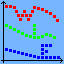

This figure's Python source:
#!/usr/bin/env python

##       Will It Fit        ##
##                          ##
##     Copyright 2013,      ##
## University of Copenhagen ##
##                          ##
##  Martin Cramer Pedersen  ##
##       mcpe@nbi.dk        ##

## This file is part of WillItFit.                                      ##
##                                                                      ##
## WillItFit is free software: you can redistribute it and/or modify    ##
## it under the terms of the GNU General Public License as published by ##
## the Free Software Foundation, either version 3 of the License, or    ##
## (at your option) any later version.                                  ##
##                                                                      ##
## WillItFit is distributed in the hope that it will be useful,         ##
## but WITHOUT ANY WARRANTY; without even the implied warranty of       ##
## MERCHANTABILITY or FITNESS FOR A PARTICULAR PURPOSE.  See the        ##
## GNU General Public License for more details.                         ##
##                                                                      ##
## You should have received a copy of the GNU General Public License    ##
## along with WillItFit. If not, see <http://www.gnu.org/licenses/>.    ##

##  If you use this software in your work, please cite: ##
##                                                      ##
##  Pedersen, M. C., Arleth, L. & Mortensen, K.         ##
##  J. Appl. Cryst. 46(6), 1894-1898                    ##

## Libraries
import os
import re
import shutil
import sys
import subprocess

try:
    import wx
except:
    print ""
    print "***********************************************************************"
    print "* WillItFit failed to import wxPython - is it correctly installed...? *"
    print "***********************************************************************"
    print ""
    print "Press Enter..."
    raw_input()
    sys.exit(1)

import wx.lib.scrolledpanel

## Plotting
try:
    import matplotlib
except:
    print ""
    print "*************************************************************************"
    print "* WillItFit failed to import MatPlotLib - is it correctly installed...? *"
    print "*************************************************************************"
    print ""
    print "Press Enter..."
    raw_input()
    sys.exit(1)

matplotlib.interactive(True)
matplotlib.use('WXAgg')

try:
    import pylab
except:
    print ""
    print "********************************************************************"
    print "* WillItFit failed to import PyLab - is it correctly installed...? *"
    print "********************************************************************"
    print ""
    print "Press Enter..."
    raw_input()
    sys.exit(1)

## Define main class and text
class MainCls(wx.Frame):
    def __init__(self, parent, id):
        # Store initial directory upon initialization
        self.InitialDirectoryStr = os.path.abspath(os.path.dirname(sys.argv[0]))
        os.chdir(self.InitialDirectoryStr)

        # Initial widgets
        wx.Frame.__init__(self, parent, id, 'Will It Fit...?', size = (1000, 700))

        BoxSizer = wx.BoxSizer(wx.HORIZONTAL)

        self.LeftPanel = wx.lib.scrolledpanel.ScrolledPanel(self, -1, style = wx.SUNKEN_BORDER, size = (500, 700))
        self.RightPanel = wx.lib.scrolledpanel.ScrolledPanel(self, -1, style = wx.SUNKEN_BORDER, size = (500, 700))

        self.LeftPanel.SetupScrolling(False, True)
        self.RightPanel.SetupScrolling(False, True)

        LeftBoxSizer = wx.BoxSizer(wx.VERTICAL)
        self.RightBoxSizer = wx.BoxSizer(wx.VERTICAL)

        BoxSizer.Add(self.LeftPanel, 1, wx.EXPAND|wx.ALL)
        BoxSizer.Add(self.RightPanel, 1, wx.EXPAND|wx.ALL)

        # Widgets for .card-file
        LeftBoxSizer.AddSpacer(10)

        CardBoxSizer = wx.BoxSizer(wx.HORIZONTAL)
        CardBoxSizer.AddSpacer(10)

        TextCard = wx.StaticText(self.LeftPanel, -1, 'Location of data:')
        CardBoxSizer.Add(TextCard)

        LeftBoxSizer.Add(CardBoxSizer, 0, wx.EXPAND|wx.HORIZONTAL)
        LeftBoxSizer.AddSpacer(10)

        CardPathSizer = wx.BoxSizer(wx.HORIZONTAL)
        CardPathSizer.AddSpacer(10)

        self.DataPathTxt = wx.StaticText(self.LeftPanel, -1, 'N/A')
        CardPathSizer.Add(self.DataPathTxt)

        LeftBoxSizer.Add(CardPathSizer, 0, wx.EXPAND|wx.HORIZONTAL)
        LeftBoxSizer.AddSpacer(10)

        CardBtnBoxSizer = wx.BoxSizer(wx.HORIZONTAL)
        CardBtnBoxSizer.AddSpacer(10)

        BrowseDataBtn = wx.Button(self.LeftPanel, label = 'Browse')
        self.Bind(wx.EVT_BUTTON, self.BrowseDataFnc, BrowseDataBtn)
        CardBtnBoxSizer.Add(BrowseDataBtn, 1, wx.EXPAND)
        CardBtnBoxSizer.AddSpacer(10)

        LeftBoxSizer.Add(CardBtnBoxSizer, 0, wx.EXPAND|wx.HORIZONTAL)
        LeftBoxSizer.AddSpacer(10)

        LineCard = wx.StaticLine(self.LeftPanel)
        LeftBoxSizer.Add(LineCard, wx.EXPAND|wx.HORIZONTAL)

        self.DataPathStr = 'N/A'

        # Widgets for sample-file
        LeftBoxSizer.AddSpacer(10)

        SampleBoxSizer = wx.BoxSizer(wx.HORIZONTAL)
        SampleBoxSizer.AddSpacer(10)

        TextSamples = wx.StaticText(self.LeftPanel, -1, 'Location of sample info:')
        SampleBoxSizer.Add(TextSamples)

        LeftBoxSizer.Add(SampleBoxSizer, 0, wx.EXPAND|wx.HORIZONTAL)
        LeftBoxSizer.AddSpacer(10)

        SamplePathSizer = wx.BoxSizer(wx.HORIZONTAL)
        SamplePathSizer.AddSpacer(10)

        self.SamplesPathTxt = wx.StaticText(self.LeftPanel, -1, 'N/A')
        SamplePathSizer.Add(self.SamplesPathTxt)

        LeftBoxSizer.Add(SamplePathSizer, 0, wx.EXPAND|wx.HORIZONTAL)
        LeftBoxSizer.AddSpacer(10)

        SamplesBtnSizer = wx.BoxSizer(wx.HORIZONTAL)
        SamplesBtnSizer.AddSpacer(10)

        BrowseSamplesBtn = wx.Button(self.LeftPanel, label = 'Browse')
        self.Bind(wx.EVT_BUTTON, self.BrowseSamplesFnc, BrowseSamplesBtn)
        SamplesBtnSizer.Add(BrowseSamplesBtn, 1, wx.EXPAND)
        SamplesBtnSizer.AddSpacer(10)

        LeftBoxSizer.Add(SamplesBtnSizer, 0, wx.EXPAND|wx.HORIZONTAL)
        LeftBoxSizer.AddSpacer(10)

        LineSamples = wx.StaticLine(self.LeftPanel)
        LeftBoxSizer.Add(LineSamples, wx.EXPAND|wx.HORIZONTAL)

        self.SamplesPathStr = 'N/A'

        # Widgets for specifying q-range
        LeftBoxSizer.AddSpacer(10)

        MinimumQBoxSizer = wx.BoxSizer(wx.HORIZONTAL)
        MinimumQBoxSizer.AddSpacer(10)

        TextMinimumQ = wx.StaticText(self.LeftPanel, -1, 'Lower and upper limit in q:')
        MinimumQBoxSizer.Add(TextMinimumQ)

        LeftBoxSizer.Add(MinimumQBoxSizer, 0, wx.EXPAND|wx.HORIZONTAL)
        LeftBoxSizer.AddSpacer(2)

        QBoxSizer = wx.BoxSizer(wx.HORIZONTAL)

        self.QMinTxtCtrl = wx.TextCtrl(self.LeftPanel, -1, '', size = (80, -1), style = wx.TE_CENTRE)
        self.QMinTxtCtrl.SetValue('0')
        QBoxSizer.Add(self.QMinTxtCtrl)

        QBoxSizer.AddSpacer(20)

        self.QMaxTxtCtrl = wx.TextCtrl(self.LeftPanel, -1, '', size = (80, -1), style = wx.TE_CENTRE)
        self.QMaxTxtCtrl.SetValue('1')
        QBoxSizer.Add(self.QMaxTxtCtrl)

        LeftBoxSizer.Add(QBoxSizer, 0, wx.ALIGN_CENTER)
        LeftBoxSizer.AddSpacer(10)

        LineQ = wx.StaticLine(self.LeftPanel)
        LeftBoxSizer.Add(LineQ, wx.EXPAND|wx.HORIZONTAL)

        # Widgets used to control, which function is used for modelling
        LeftBoxSizer.AddSpacer(10)

        ModelTextBoxSizer = wx.BoxSizer(wx.HORIZONTAL)
        ModelTextBoxSizer.AddSpacer(10)

        ModelText = wx.StaticText(self.LeftPanel, -1, 'Model:')
        ModelTextBoxSizer.Add(ModelText)

        (ModelFunctionNames, self.ModelFunctionPaths) = self.GetModels()
        (ModelFunctionNames, self.ModelFunctionPaths) = zip(*sorted(zip(ModelFunctionNames, self.ModelFunctionPaths)))

        LeftBoxSizer.Add(ModelTextBoxSizer, 0, wx.EXPAND|wx.HORIZONTAL)
        LeftBoxSizer.AddSpacer(10)

        self.ModelComboBox = wx.ComboBox(self.LeftPanel, -1, 'Pick a model function...' , size = (300, -1), choices = ModelFunctionNames, style = wx.CB_READONLY)
        self.Bind(wx.EVT_COMBOBOX, self.ComboBoxSelectFnc)

        LeftBoxSizer.Add(self.ModelComboBox, 0, wx.ALIGN_CENTER)
        LeftBoxSizer.AddSpacer(10)

        LineModel = wx.StaticLine(self.LeftPanel)
        LeftBoxSizer.Add(LineModel, wx.EXPAND|wx.HORIZONTAL)

        # Widgets used to choose algorithm
        LeftBoxSizer.AddSpacer(10)

        AlgorithmTextBoxSizer = wx.BoxSizer(wx.HORIZONTAL)
        AlgorithmTextBoxSizer.AddSpacer(10)

        AlgorithmText = wx.StaticText(self.LeftPanel, -1, 'Algorithm:')
        AlgorithmTextBoxSizer.Add(AlgorithmText)

        LeftBoxSizer.Add(AlgorithmTextBoxSizer, 0, wx.EXPAND|wx.HORIZONTAL)
        LeftBoxSizer.AddSpacer(1)

        AlgorithmBtn1Sizer = wx.BoxSizer(wx.HORIZONTAL)
        AlgorithmBtn1Sizer.AddSpacer(10)

        self.RBComputeModel = wx.RadioButton(self.LeftPanel, -1, 'Compute model', style = wx.RB_GROUP)
        AlgorithmBtn1Sizer.Add(self.RBComputeModel)

        LeftBoxSizer.Add(AlgorithmBtn1Sizer, 0, wx.EXPAND|wx.HORIZONTAL)
        LeftBoxSizer.AddSpacer(1)

        AlgorithmBtn2Sizer = wx.BoxSizer(wx.HORIZONTAL)
        AlgorithmBtn2Sizer.AddSpacer(10)

        self.RBSteepestDescent = wx.RadioButton(self.LeftPanel, -1, 'Levenberg-Marquardt')
        AlgorithmBtn2Sizer.Add(self.RBSteepestDescent)

        LeftBoxSizer.Add(AlgorithmBtn2Sizer, 0, wx.EXPAND|wx.HORIZONTAL)
        AlgorithmBtn3Sizer = wx.BoxSizer(wx.HORIZONTAL)

        self.CBPrintCorrelationMatrix = wx.CheckBox(self.LeftPanel, -1, 'Print covariance matrix')
        AlgorithmBtn3Sizer.Add(self.CBPrintCorrelationMatrix)

        LeftBoxSizer.Add(AlgorithmBtn3Sizer, 0, wx.ALIGN_CENTER)
        LeftBoxSizer.AddSpacer(1)

        AlgorithmBtn4Sizer = wx.BoxSizer(wx.HORIZONTAL)
        AlgorithmBtn4Sizer.AddSpacer(10)

        self.RBGridsearch = wx.RadioButton(self.LeftPanel, -1, 'Gridsearch (LM) - # of cycles:')
        AlgorithmBtn4Sizer.Add(self.RBGridsearch)

        LeftBoxSizer.Add(AlgorithmBtn4Sizer, 0, wx.EXPAND|wx.HORIZONTAL)
        AlgorithmBtn5Sizer = wx.BoxSizer(wx.HORIZONTAL)

        self.CyclesSpn = wx.SpinCtrl(self.LeftPanel, -1, "", size = (100, -1), min = 1, max = 10000, initial = 10)
        AlgorithmBtn5Sizer.Add(self.CyclesSpn)

        LeftBoxSizer.Add(AlgorithmBtn5Sizer, 0, wx.ALIGN_CENTER)
        LeftBoxSizer.AddSpacer(1)

        AlgorithmBtn7Sizer = wx.BoxSizer(wx.HORIZONTAL)
        AlgorithmBtn7Sizer.AddSpacer(10)

        self.RBBFGS = wx.RadioButton(self.LeftPanel, -1, 'Broyden-Fletcher-Goldfarb-Shanno')
        AlgorithmBtn7Sizer.Add(self.RBBFGS)

        ## Currently unavailable ##
        self.RBBFGS.Disable()
        ## Currently unavailable ##

        LeftBoxSizer.Add(AlgorithmBtn7Sizer, 0, wx.EXPAND|wx.HORIZONTAL)
        LeftBoxSizer.AddSpacer(1)

        AlgorithmBtn8Sizer = wx.BoxSizer(wx.HORIZONTAL)
        AlgorithmBtn8Sizer.AddSpacer(10)

        self.RBBFGSGridsearch = wx.RadioButton(self.LeftPanel, -1, 'Gridsearch (BFGS) - # of cycles:')
        AlgorithmBtn8Sizer.Add(self.RBBFGSGridsearch)

        ## Currently unavailable ##
        self.RBBFGSGridsearch.Disable()
        ## Currently unavailable ##

        LeftBoxSizer.Add(AlgorithmBtn8Sizer, 0, wx.EXPAND|wx.HORIZONTAL)
        AlgorithmBtn9Sizer = wx.BoxSizer(wx.HORIZONTAL)

        self.CyclesBFGSSpn = wx.SpinCtrl(self.LeftPanel, -1, "", size = (100, -1), min = 1, max = 10000, initial = 10)
        AlgorithmBtn9Sizer.Add(self.CyclesBFGSSpn)

        ## Currently unavailable ##
        self.CyclesBFGSSpn.Disable()
        ## Currently unavailable ##

        LeftBoxSizer.Add(AlgorithmBtn9Sizer, 0, wx.ALIGN_CENTER)
        LeftBoxSizer.AddSpacer(1)

        AlgorithmBtn10Sizer = wx.BoxSizer(wx.HORIZONTAL)
        AlgorithmBtn10Sizer.AddSpacer(10)

        self.RBSwarm = wx.RadioButton(self.LeftPanel, -1, 'Swarm - # of agents - # of flights:')
        AlgorithmBtn10Sizer.Add(self.RBSwarm)

        LeftBoxSizer.Add(AlgorithmBtn10Sizer, 0, wx.EXPAND|wx.HORIZONTAL)
        SwarmSizer = wx.BoxSizer(wx.HORIZONTAL)

        self.SwarmAgentsSpn = wx.SpinCtrl(self.LeftPanel, -1, "", size = (100, -1), min = 1, max = 10000, initial = 32)
        SwarmSizer.Add(self.SwarmAgentsSpn)

        SwarmSizer.AddSpacer(20)

        self.SwarmFlightsSpn = wx.SpinCtrl(self.LeftPanel, -1, "", size = (100, -1), min = 1, max = 10000, initial = 3)
        SwarmSizer.Add(self.SwarmFlightsSpn)

        LeftBoxSizer.Add(SwarmSizer, 0, wx.ALIGN_CENTER)
        LeftBoxSizer.AddSpacer(1)

        AlgorithmBtn11Sizer = wx.BoxSizer(wx.HORIZONTAL)
        AlgorithmBtn11Sizer.AddSpacer(10)

        self.RBGenetic = wx.RadioButton(self.LeftPanel, -1, 'Genetic - # of individuals - # of generations:')
        AlgorithmBtn11Sizer.Add(self.RBGenetic)

        LeftBoxSizer.Add(AlgorithmBtn11Sizer, 0, wx.EXPAND|wx.HORIZONTAL)
        GeneticSizer = wx.BoxSizer(wx.HORIZONTAL)

        self.GeneticIndivudialsSpn = wx.SpinCtrl(self.LeftPanel, -1, "", size = (100, -1), min = 1, max = 10000, initial = 100)
        GeneticSizer.Add(self.GeneticIndivudialsSpn)

        GeneticSizer.AddSpacer(20)

        self.GeneticGenerationsSpn = wx.SpinCtrl(self.LeftPanel, -1, "", size = (100, -1), min = 1, max = 10000, initial = 10)
        GeneticSizer.Add(self.GeneticGenerationsSpn)

        LeftBoxSizer.Add(GeneticSizer, 0, wx.ALIGN_CENTER)
        LeftBoxSizer.AddSpacer(10)

        AlgorithmBtn6Sizer = wx.BoxSizer(wx.HORIZONTAL)
        AlgorithmBtn6Sizer.AddSpacer(10)

        self.RBProfileLikelihood = wx.RadioButton(self.LeftPanel, -1, 'Profile Likelihood - Fractile - # of cycles:')
        AlgorithmBtn6Sizer.Add(self.RBProfileLikelihood)

        LeftBoxSizer.Add(AlgorithmBtn6Sizer, 0, wx.EXPAND|wx.HORIZONTAL)
        ProfileLikelihoodSizer = wx.BoxSizer(wx.HORIZONTAL)

        self.Chi2Ctrl = wx.TextCtrl(self.LeftPanel, -1, '', (100, -1), style = wx.TE_CENTRE)
        self.Chi2Ctrl.SetValue('3.84')
        ProfileLikelihoodSizer.Add(self.Chi2Ctrl)

        ProfileLikelihoodSizer.AddSpacer(20)

        self.CyclesPLHSpn = wx.SpinCtrl(self.LeftPanel, -1, "", size = (100, -1), min = 1, max = 10000, initial = 3)
        ProfileLikelihoodSizer.Add(self.CyclesPLHSpn)

        LeftBoxSizer.Add(ProfileLikelihoodSizer, 0, wx.ALIGN_CENTER)
        LeftBoxSizer.AddSpacer(1)

        AlgorithmBtn11Sizer = wx.BoxSizer(wx.HORIZONTAL)
        AlgorithmBtn11Sizer.AddSpacer(10)

        self.RBProfileLikelihoodSingle = wx.RadioButton(self.LeftPanel, -1, 'PLH (Single parameter) - Fractile - # of cycles - ID of parameter:')
        AlgorithmBtn11Sizer.Add(self.RBProfileLikelihoodSingle)

        LeftBoxSizer.Add(AlgorithmBtn11Sizer, 0, wx.EXPAND|wx.HORIZONTAL)
        ProfileLikelihoodSingleSizer = wx.BoxSizer(wx.HORIZONTAL)

        self.Chi2CtrlSingle = wx.TextCtrl(self.LeftPanel, -1, '', (100, -1), style = wx.TE_CENTRE)
        self.Chi2CtrlSingle.SetValue('3.84')
        ProfileLikelihoodSingleSizer.Add(self.Chi2CtrlSingle)

        ProfileLikelihoodSingleSizer.AddSpacer(20)

        self.CyclesPLHSpnSingle = wx.SpinCtrl(self.LeftPanel, -1, "", size = (100, -1), min = 1, max = 10000, initial = 3)
        ProfileLikelihoodSingleSizer.Add(self.CyclesPLHSpnSingle)

        ProfileLikelihoodSingleSizer.AddSpacer(20)

        self.IDSinglePLHSpn = wx.SpinCtrl(self.LeftPanel, -1, "", size = (100, -1), min = 0, max = 10000, initial = 0)
        ProfileLikelihoodSingleSizer.Add(self.IDSinglePLHSpn)

        LeftBoxSizer.Add(ProfileLikelihoodSingleSizer, 0, wx.ALIGN_CENTER)
        LeftBoxSizer.AddSpacer(1)

        AlgorithmLine = wx.StaticLine(self.LeftPanel)
        LeftBoxSizer.Add(AlgorithmLine, wx.EXPAND|wx.HORIZONTAL)

        # Widgets used to control resolution function options
        LeftBoxSizer.AddSpacer(10)

        ResolutionTextBoxSizer = wx.BoxSizer(wx.HORIZONTAL)
        ResolutionTextBoxSizer.AddSpacer(10)

        ResolutionText = wx.StaticText(self.LeftPanel, -1, 'Resolution effects:')
        ResolutionTextBoxSizer.Add(ResolutionText)

        LeftBoxSizer.Add(ResolutionTextBoxSizer, 0, wx.EXPAND|wx.HORIZONTAL)
        LeftBoxSizer.AddSpacer(1)

        Reso1Sizer = wx.BoxSizer(wx.HORIZONTAL)
        Reso1Sizer.AddSpacer(10)

        self.RBNoResolution = wx.RadioButton(self.LeftPanel, -1, 'Do not include resolution effects', style = wx.RB_GROUP)
        Reso1Sizer.Add(self.RBNoResolution)

        LeftBoxSizer.Add(Reso1Sizer, 0, wx.EXPAND|wx.HORIZONTAL)
        LeftBoxSizer.AddSpacer(1)

        Reso2Sizer = wx.BoxSizer(wx.HORIZONTAL)
        Reso2Sizer.AddSpacer(10)

        self.RBResolution = wx.RadioButton(self.LeftPanel, -1, 'Include resolution effects - # of steps:')
        Reso2Sizer.Add(self.RBResolution)

        LeftBoxSizer.Add(Reso2Sizer, 0, wx.EXPAND|wx.HORIZONTAL)
        LeftBoxSizer.AddSpacer(1)

        Reso3Sizer = wx.BoxSizer(wx.HORIZONTAL)

        self.ResolutionSpn = wx.SpinCtrl(self.LeftPanel, -1, "", size = (100, -1), min = 5, max = 25, initial = 15)
        Reso3Sizer.Add(self.ResolutionSpn)

        LeftBoxSizer.Add(Reso3Sizer, 0, wx.ALIGN_CENTER)
        LeftBoxSizer.AddSpacer(10)

        ResolutionBoxSizer = wx.BoxSizer(wx.HORIZONTAL)
        ResolutionBoxSizer.AddSpacer(10)

        ResolutionLocationText = wx.StaticText(self.LeftPanel, -1, 'Location of .res-file:')
        ResolutionBoxSizer.Add(ResolutionLocationText)

        LeftBoxSizer.Add(ResolutionBoxSizer, 0, wx.EXPAND|wx.HORIZONTAL)
        LeftBoxSizer.AddSpacer(10)

        ResolutionPathBoxSizer = wx.BoxSizer(wx.HORIZONTAL)
        ResolutionPathBoxSizer.AddSpacer(10)

        self.ResolutionPathTxt = wx.StaticText(self.LeftPanel, -1, 'N/A')
        ResolutionPathBoxSizer.Add(self.ResolutionPathTxt)

        LeftBoxSizer.Add(ResolutionPathBoxSizer, 0, wx.EXPAND|wx.HORIZONTAL)
        LeftBoxSizer.AddSpacer(10)

        ResoBtnBoxSizer = wx.BoxSizer(wx.HORIZONTAL)
        ResoBtnBoxSizer.AddSpacer(10)

        BrowseResolutionBtn = wx.Button(self.LeftPanel, label = 'Browse')
        self.Bind(wx.EVT_BUTTON, self.BrowseResolutionFnc, BrowseResolutionBtn)
        ResoBtnBoxSizer.Add(BrowseResolutionBtn, 1, wx.EXPAND)
        ResoBtnBoxSizer.AddSpacer(10)

        LeftBoxSizer.Add(ResoBtnBoxSizer, 0, wx.EXPAND|wx.HORIZONTAL)
        LeftBoxSizer.AddSpacer(10)

        ResolutionLine = wx.StaticLine(self.LeftPanel, -1)
        LeftBoxSizer.Add(ResolutionLine, wx.EXPAND|wx.HORIZONTAL)

        # Widgets used to input .pdb-file if needed
        LeftBoxSizer.AddSpacer(10)

        PDBTextBoxSizer = wx.BoxSizer(wx.HORIZONTAL)
        PDBTextBoxSizer.AddSpacer(10)

        PDBText = wx.StaticText(self.LeftPanel, -1, 'Location of .pdb-file:')
        PDBTextBoxSizer.Add(PDBText)

        LeftBoxSizer.Add(PDBTextBoxSizer, 0, wx.EXPAND|wx.HORIZONTAL)
        LeftBoxSizer.AddSpacer(10)

        PDBPathSizer = wx.BoxSizer(wx.HORIZONTAL)
        PDBPathSizer.AddSpacer(10)

        self.PDBPathTxt = wx.StaticText(self.LeftPanel, -1, 'N/A')
        PDBPathSizer.Add(self.PDBPathTxt)

        LeftBoxSizer.Add(PDBPathSizer, 0, wx.EXPAND|wx.HORIZONTAL)
        LeftBoxSizer.AddSpacer(10)

        PDBBtnSizer = wx.BoxSizer(wx.HORIZONTAL)
        PDBBtnSizer.AddSpacer(10)

        BrowsePDBBtn = wx.Button(self.LeftPanel, label = 'Browse')
        self.Bind(wx.EVT_BUTTON, self.BrowsePDBFnc, BrowsePDBBtn)
        self.PDBPathStr = 'N/A'
        PDBBtnSizer.Add(BrowsePDBBtn, 1, wx.EXPAND)
        PDBBtnSizer.AddSpacer(10)

        LeftBoxSizer.Add(PDBBtnSizer, 0, wx.EXPAND|wx.HORIZONTAL)
        LeftBoxSizer.AddSpacer(10)

        PDBLine = wx.StaticLine(self.LeftPanel)
        LeftBoxSizer.Add(PDBLine, wx.EXPAND|wx.HORIZONTAL)

        # Widgets used on the right side of the panel
        self.RightBoxSizer.AddSpacer(10)

        ParBtnSpacer = wx.BoxSizer(wx.HORIZONTAL)
        ParBtnSpacer.AddSpacer(10)

        self.BrowseParametersBtn = wx.Button(self.RightPanel, label = 'Load parameter file')
        self.Bind(wx.EVT_BUTTON, self.BrowseParametersFnc, self.BrowseParametersBtn)
        self.ParametersCreated = False
        self.BrowseParametersBtn.Disable()

        ParBtnSpacer.Add(self.BrowseParametersBtn, 1, wx.EXPAND)
        ParBtnSpacer.AddSpacer(10)

        self.RightBoxSizer.Add(ParBtnSpacer, 0, wx.EXPAND|wx.HORIZONTAL)
        self.RightBoxSizer.AddSpacer(5)

        CategorySizer = wx.BoxSizer(wx.HORIZONTAL)
        CategorySizer.AddSpacer(10)

        CategorySizer.Add(wx.StaticText(self.RightPanel, -1, 'Minimum:', size = (70, -1)))
        CategorySizer.AddSpacer(20)
        CategorySizer.Add(wx.StaticText(self.RightPanel, -1, 'Value:', size = (100, -1)))
        CategorySizer.AddSpacer(20)
        CategorySizer.Add(wx.StaticText(self.RightPanel, -1, 'Maximum:', size = (70, -1)))
        CategorySizer.AddSpacer(20)
        CategorySizer.Add(wx.StaticText(self.RightPanel, -1, 'Fit?:', size = (30, -1)))
        CategorySizer.AddSpacer(20)
        CategorySizer.Add(wx.StaticText(self.RightPanel, -1, 'Name:', size = (100, -1)))

        self.RightBoxSizer.Add(CategorySizer, 0, wx.EXPAND|wx.HORIZONTAL)
        self.RightBoxSizer.AddSpacer(2)

        # Main Control Buttons
        LeftBoxSizer.AddSpacer(10)

        ButtonBoxSizer = wx.BoxSizer(wx.HORIZONTAL)

        self.ExecuteBtn = wx.Button(self.LeftPanel, label = 'Execute')
        self.Bind(wx.EVT_BUTTON, self.ExecuteFnc, self.ExecuteBtn)
        self.ExecuteBtn.Disable()
        ButtonBoxSizer.Add(self.ExecuteBtn, 0, wx.EXPAND|wx.HORIZONTAL)

        ButtonBoxSizer.AddSpacer(10)

        self.UndoBtn = wx.Button(self.LeftPanel, label = 'Undo last')
        self.Bind(wx.EVT_BUTTON, self.UndoFnc, self.UndoBtn)
        self.UndoBtn.Disable()
        ButtonBoxSizer.Add(self.UndoBtn, 0, wx.EXPAND|wx.HORIZONTAL)

        ButtonBoxSizer.AddSpacer(10)

        self.PlotBtn = wx.Button(self.LeftPanel, label = 'Plot')
        self.Bind(wx.EVT_BUTTON, self.PlotFnc, self.PlotBtn)
        self.PlotBtn.Disable()
        ButtonBoxSizer.Add(self.PlotBtn, 0, wx.EXPAND|wx.HORIZONTAL)

        ButtonBoxSizer.AddSpacer(10)

        QuitBtn = wx.Button(self.LeftPanel, label = 'Quit')
        self.Bind(wx.EVT_BUTTON, self.CloseWindowFnc, QuitBtn)
        self.Bind(wx.EVT_CLOSE, self.CloseWindowFnc)
        ButtonBoxSizer.Add(QuitBtn, 0, wx.EXPAND|wx.HORIZONTAL)

        LeftBoxSizer.Add(ButtonBoxSizer, 0, wx.ALIGN_CENTER)

        # Conclusion of init-function
        self.LeftPanel.SetSizer(LeftBoxSizer)
        self.RightPanel.SetSizer(self.RightBoxSizer)
        self.SetSizer(BoxSizer)
        self.SetAutoLayout(True)
        self.LeftPanel.Layout()
        self.RightPanel.Layout()
        self.Layout()

        # Check for existence of compiler
        (CompilerPath, Compilerflags) = self.SetupCompiler()

        try:
            CompilerCheck = subprocess.call([CompilerPath, "-v"])
        except:
            CompilerCheck = -1

        if CompilerCheck == 0:
            print ""
            print ""
            print ""
            print "************************"
            print "* Welcome to WillItFit *"
            print "************************"
            print ""
            print "Found all necessary Python-libraries."
            print "Found compiler: " + CompilerPath + "."
        else:
            wx.MessageBox("Unable to locate the C-compiler specified in CompilerConfig.cfg. This compiler must be installed and correctly set up in order for WillItFit to work.", \
                          "No compiler found...!", wx.OK | wx.ICON_INFORMATION)

## Define function to be executed
    def ExecuteFnc(self, event):
        self.ClearOldData()
        os.mkdir('./.data/')

        # Get paramters from different widgets
        ChiSquareFractile = 0.0
        MinQStr = self.QMinTxtCtrl.GetValue()
        MaxQStr = self.QMaxTxtCtrl.GetValue()
        DataStr = self.DataPathStr
        SamplesStr = self.SamplesPathStr
        PDBStr = self.PDBPathStr

        if self.RBComputeModel.GetValue():
            FittingRoutine = 0
            FittingRoutineArgument2 = 0
            FittingRoutineArgument3 = 0
        elif self.RBSteepestDescent.GetValue():
            FittingRoutine = 1
            FittingRoutineArgument2 = 0
            FittingRoutineArgument3 = 0
        elif self.RBGridsearch.GetValue():
            FittingRoutine = 2
            FittingRoutineArgument2 = self.CyclesSpn.GetValue()
            FittingRoutineArgument3 = 0
        elif self.RBBFGS.GetValue():
            FittingRoutine = 3
            FittingRoutineArgument2 = 0
            FittingRoutineArgument3 = 0
        elif self.RBBFGSGridsearch.GetValue():
            FittingRoutine = 4
            FittingRoutineArgument2 = self.CyclesBFGSSpn.GetValue()
            FittingRoutineArgument3 = 0
        elif self.RBSwarm.GetValue():
            FittingRoutine = 5
            FittingRoutineArgument2 = self.SwarmFlightsSpn.GetValue()
            FittingRoutineArgument3 = self.SwarmAgentsSpn.GetValue()
        elif self.RBGenetic.GetValue():
            FittingRoutine = 6
            FittingRoutineArgument2 = self.GeneticGenerationsSpn.GetValue()
            FittingRoutineArgument3 = self.GeneticIndivudialsSpn.GetValue()
        elif self.RBProfileLikelihood.GetValue():
            FittingRoutine = 7
            ChiSquareFractile = self.Chi2Ctrl.GetValue()
            FittingRoutineArgument2 = 0
            FittingRoutineArgument3 = self.CyclesPLHSpn.GetValue()
        else:
            FittingRoutine = 8
            ChiSquareFractile = self.Chi2CtrlSingle.GetValue()
            FittingRoutineArgument2 = self.IDSinglePLHSpn.GetValue()
            FittingRoutineArgument3 = self.CyclesPLHSpnSingle.GetValue()

        if self.RBNoResolution.GetValue():
            NumberOfSteps = 0
            ResolutionFileName = 'N/A'
        else:
            NumberOfSteps = self.ResolutionSpn.GetValue()
            ResolutionFileName = self.ResolutionPathStr

        if self.CBPrintCorrelationMatrix.GetValue():
            PrintCorrelationInt = 1
        else:
            PrintCorrelationInt = 0

        # Build dummy parameter file
        file = open('ParametersBefore.mcp','w')

        i = 0
        OnOffToPrint = []
        NoFreeParameters = True

        for line in self.ParameterValues:
            if self.Checkboxes[i].GetValue():
                OnOffToPrint.append('0')
                NoFreeParameters = False
            else:
                OnOffToPrint.append('1')

            LineToWrite = self.ParameterMinTxt[i].GetValue() + '   ' + \
                          self.ParameterValuesTxt[i].GetValue() + '   ' + \
                          self.ParameterMaxTxt[i].GetValue() + '   ' + \
                          OnOffToPrint[i] + '   ' + \
                          self.ParameterNames[i] + '\n'

            file.write(LineToWrite)

            i = i + 1

        file.close()

        if NoFreeParameters and (FittingRoutine != 0):
            wx.MessageBox('This fitting routine needs free parameters...', "It won't fit...", wx.OK | wx.ICON_INFORMATION)
            return

        ParametersStr = 'ParametersBefore.mcp'

        try:
            os.remove('ParametersAfter.mcp')
        except:
            pass

        # Prepare algorithm
        Cardfilename = os.path.basename(DataStr)

        try:
            self.ResultsDirectory = './' + Cardfilename + '-results/'
            os.mkdir(self.ResultsDirectory)
        except:
            pass

        if FittingRoutine == 7 or FittingRoutine == 8:
            try:
                os.mkdir('ProfileLikelihood')
            except:
                pass

        # Compile C-module and run
        SourceFileLocation = os.path.join(self.InitialDirectoryStr, "WillItFit.c")
        ExecutableFileLocation = os.path.join(self.InitialDirectoryStr, "WillItFit.com")

        (CompilerPath, Compilerflags) = self.SetupCompiler()

        if "-fopenmp" in Compilerflags:
            print "Using OpenMP..."
            File = open(os.path.join(self.InitialDirectoryStr, "Auxillary", "Parallelisation.h"), "w+")
            File.write("#include <omp.h>")
            File.close()
        else:
            File = open(os.path.join(self.InitialDirectoryStr, "Auxillary", "Parallelisation.h"), "w+")
            File.write(" ")
            File.close()

        if "UserDefined.h" in os.listdir(os.path.join(self.InitialDirectoryStr, 'Models', self.ModelPath)):
            print "Custom-made UserDefined.h located..."
            File = open(os.path.join(self.InitialDirectoryStr, "Auxillary", "IncludeUserDefined.h"), "w+")
            File.write('#include "' + os.path.join(self.InitialDirectoryStr, 'Models', self.ModelPath, 'UserDefined.h'))
            File.close()
        else:
            File = open(os.path.join(self.InitialDirectoryStr, "Auxillary", "IncludeUserDefined.h"), "w+")
            File.write('#include "UserDefined.h"')
            File.close()

        if "WillItFit.com" not in os.listdir(self.InitialDirectoryStr):
            print "Compiling (no compiled C-module found...)"
            CompilerArguments = [CompilerPath, SourceFileLocation, "-o", ExecutableFileLocation] + Compilerflags
            Compilationresult = subprocess.call(CompilerArguments)
        elif os.path.getmtime(ExecutableFileLocation) < self.CheckNewestFile():
            os.remove(ExecutableFileLocation)
            print "Recompiling (the source code has been altered, or a new model has been selected...)"
            CompilerArguments = [CompilerPath, SourceFileLocation, "-o", ExecutableFileLocation] + Compilerflags
            Compilationresult = subprocess.call(CompilerArguments)
        else:
            Compilationresult = 0

        if Compilationresult != 0:
            wx.MessageBox("The compilation of WillItFit failed. \nThe system tried to use " + CompilerPath + " with the following arguments: \n" + \
                          " ".join([str(x) for x in Compilerflags]) + ". \nAre all of these available? Alternatively, there might be an error in the syntax.", \
                          "It cannot fit...?", wx.OK | wx.ICON_INFORMATION)
            return

        if "WillItFit.com" not in os.listdir(self.InitialDirectoryStr):
            wx.MessageBox("Unable to find the compiled WillItFit.com-executable. Was the program compiled correctly?", "It cannot fit...?", wx.OK | wx.ICON_INFORMATION)
            return

        ProcessToCall = []
        ProcessToCall.append(ExecutableFileLocation)
        ProcessToCall.append('-c=%s' % DataStr)
        ProcessToCall.append('-s=%s' % SamplesStr)
        ProcessToCall.append('-p=%s' % ParametersStr)
        ProcessToCall.append('-n=%s' % MinQStr)
        ProcessToCall.append('-x=%s' % MaxQStr)
        ProcessToCall.append('-r=%d' % FittingRoutine)
        ProcessToCall.append('-y=%d' % FittingRoutineArgument2)
        ProcessToCall.append('-t=%d' % NumberOfSteps)
        ProcessToCall.append('-e=%s' % ResolutionFileName)
        ProcessToCall.append('-o=%d' % PrintCorrelationInt)
        ProcessToCall.append('-d=%s' % PDBStr)
        ProcessToCall.append('-h=%s' % ChiSquareFractile)
        ProcessToCall.append('-a=%d' % FittingRoutineArgument3)

        Process = subprocess.Popen(ProcessToCall)
        BusyDialog = WaitingDialog("WillItFit is running...", "Will it fit...?", Process)

        if BusyDialog.ShowModal() == wx.ID_CANCEL:
            Process.kill()
            DisplayedMessage = 'Algorithm aborted prematurely...'
            wx.MessageBox(DisplayedMessage, "It didn't fit...?", wx.OK | wx.ICON_INFORMATION)
            return

        # Enable buttons
        self.UndoBtn.Enable()
        self.PlotBtn.Enable()

        # Display concluding message and new parameters
        try:
            self.PrintParameters('ParametersAfter.mcp')
            self.PrintResultsToCardfileDirectory()

            Chisquare = GetChisquare()
            DisplayedMessage = 'Algorithm concluded correctly and returned a chisquare of ' + Chisquare + '.'

            wx.MessageBox(DisplayedMessage, "Did it fit...?", wx.OK | wx.ICON_INFORMATION)
        except:
            ReturnMessage = GetReturnMessage()
            DisplayedMessage = 'Algorithm concluded incorrectly with the following message: ' + ReturnMessage

            wx.MessageBox(DisplayedMessage, "Did it fit...?", wx.OK | wx.ICON_INFORMATION)

## Define function to be executed
    def UndoFnc(self, event):
        self.PrintParameters('ParametersBefore.mcp')
        self.UndoBtn.Disable()

## Define plotting function
    def PlotFnc(self, event):
        pylab.clf()

        DataArr = []
        FitArr = []
        DirectoryStr = str(self.DataPathStr)+"-results"
        for Filename in os.listdir(DirectoryStr ):
            if os.path.splitext(Filename)[1] == '.dat':
                ShortName = os.path.basename(Filename)

                if ShortName[0:3] == 'fit':
                    FitArr.append(os.path.join(DirectoryStr , ShortName))

                if ShortName[0:3] == 'dat':
                    if ShortName[0:4] != 'data':
                        DataArr.append(os.path.join(DirectoryStr , ShortName))

        NumberOfSets = len(DataArr)

        DataArr.sort()
        FitArr.sort()

        xData = []
        yData = []
        wData = []

        xFit = []
        yFit = []

        ContrastData = []
        ContrastFit = []

        for i in range(NumberOfSets):
            xData.append([])
            yData.append([])
            wData.append([])

            xFit.append([])
            yFit.append([])

        for i in range(NumberOfSets):
            xDataArr = GetData(DataArr[i])[0]
            yDataArr = GetData(DataArr[i])[1]
            wDataArr = GetData(DataArr[i])[2]

            ContrastData.append(GetData(DataArr[i])[3])
            NumberOfPoints = len(xDataArr)

            for j in range(NumberOfPoints):
                if yDataArr[j] > 0:
                    xData[i].append(xDataArr[j])
                    yData[i].append(yDataArr[j])
                    wData[i].append(wDataArr[j])

            xFitArr = GetData(FitArr[i])[0]
            yFitArr = GetData(FitArr[i])[1]

            ContrastFit.append(GetData(DataArr[i])[3])
            NumberOfPoints = len(xFitArr)

            for j in range(NumberOfPoints):
                if yFitArr[j] > 0:
                    xFit[i].append(xFitArr[j])
                    yFit[i].append(yFitArr[j])

        Figure = pylab.figure(1)
        Subplot = pylab.subplot(111)

        LowestYValue = 100000000000000

        for i in range(NumberOfSets):
            Subplot.set_xscale('log', nonposx = 'clip')
            Subplot.set_yscale('log', nonposy = 'clip')
            Subplot.errorbar(xData[i], yData[i], yerr = wData[i], fmt = FormatFnc(ContrastData[i]), label = 'Data' + str(i))

            for y in yData[i]:
                if y < LowestYValue:
                    LowestYValue = y

        for i in range(NumberOfSets):
            Subplot.set_xscale('log', nonposx = 'clip')
            Subplot.set_yscale('log', nonposy = 'clip')
            Subplot.plot(xFit[i], yFit[i], color = 'black')

        Subplot.set_ylim(ymin = LowestYValue / 10.0)

        Subplot.set_xlabel('q / (1/A)')
        Subplot.set_ylabel('I / (1/cm)')

        pylab.show()

## Define function bound to combobox
    def EnableExecute(self):
        if self.DataPathStr != 'N/A':
            if self.SamplesPathStr != 'N/A':
                if self.ParametersCreated:
                    self.ExecuteBtn.Enable()

    def ComboBoxSelectFnc(self, event):
        self.ModelFunctionInt = event.GetSelection()
        self.ModelPath = self.ModelFunctionPaths[self.ModelFunctionInt]

        ParameterFileFound = False

        HeaderFile = open(os.path.join(self.InitialDirectoryStr, 'Auxillary', 'ModelLocation.h'), "w+")
        HeaderFile.write('#include "' + os.path.join(self.InitialDirectoryStr, 'Models', self.ModelPath, 'ModelInfo.h') + '"')
        HeaderFile.close()

        for File in os.listdir(os.path.join(self.InitialDirectoryStr, 'Models', self.ModelPath)):
            if os.path.splitext(File)[1] == '.par':
                ParameterFileName = File
                ParameterFileFound = True

        if ParameterFileFound == False:
            wx.MessageBox("Unable to locate .par-file - is it present in the model directory?", "It cannot fit...?", wx.OK | wx.ICON_INFORMATION)
            return

        if self.ParametersCreated:
            self.RemoveParameters()

        self.ParametersCreated = True
        PathToParameterFile = os.path.join(os.path.join(self.InitialDirectoryStr, 'Models', self.ModelPath, ParameterFileName))

        self.CreateParameters(PathToParameterFile)
        self.PrintParameters(PathToParameterFile)

        self.EnableExecute()
        self.BrowseParametersBtn.Enable()

    def CheckNewestFile(self):
        NewestTime = 0

        for Path, Subfolder, Files in os.walk(self.InitialDirectoryStr):
            for Filename in Files:
                if Filename not in ("Parallelisation.h", "WillItFit.com", "IncludeUserDefined.h"):
                    if "Examples" not in Path:
                        PathToFile = os.path.join(Path, Filename)
                        TimeOfModification = float(os.path.getmtime(PathToFile))

                        if NewestTime < TimeOfModification:
                            NewestTime = TimeOfModification

        return NewestTime

## Define function used to search for viable models
    def GetModels(self):
        ListOfModelPaths = os.listdir(os.path.join(self.InitialDirectoryStr, 'Models'))
        ListOfModelNames = []

        for Model in ListOfModelPaths:
            if Model == '.DS_Store':
                Modelname = 'ZZ NO model! .DS_Store (ZZ to be last in list)'
                ListOfModelNames.append(Modelname.strip())
            if Model != '.DS_Store':
                Infofile = open(os.path.join(self.InitialDirectoryStr, 'Models', Model, 'ModelInfo.h'), 'rU')
                ModelInfoTxt = Infofile.readlines()
                Infofile.close()

                for Line in ModelInfoTxt:
                    try:
                        Modelname = re.split(r' * Model name: ', Line)[1]
                    except:
                        Modelname = False

                    if Modelname:
                        ListOfModelNames.append(Modelname.strip())

        return ListOfModelNames, ListOfModelPaths

## Define function for filebrowsing for data
    def BrowseDataFnc(self, event):
        FileDialogWindow = wx.FileDialog(None, 'Please select .card-file...', os.getcwd(), defaultFile = '', \
                                         wildcard = 'Card files (.card) |*.card|' 'All files |*.*|')#, style = wx.OPEN)

        if FileDialogWindow.ShowModal() == wx.ID_OK:
            self.DataPathStr = FileDialogWindow.GetPath()
            DataPathDisplayStr = str(self.DataPathStr)

            while len(DataPathDisplayStr) > 40:
                DataPathDisplayStr = DataPathDisplayStr[1:]

            if len(self.DataPathStr) > 40:
                DataPathDisplayStr = '...' + DataPathDisplayStr

            self.DataPathTxt.SetLabel(DataPathDisplayStr)

            DirectoryStr = os.path.dirname(self.DataPathStr)
            os.chdir(DirectoryStr)

            self.UndoBtn.Disable()
            self.PlotBtn.Disable()
            self.EnableExecute()

        FileDialogWindow.Destroy()

        # Clean up
        self.ClearOldParameters()

## Define function for filebrowsing for samples
    def BrowseSamplesFnc(self, event):
        FileDialogWindow = wx.FileDialog(None, 'Please select samples file...', os.getcwd(), defaultFile = '', \
                                         wildcard = 'Sample files (.dat) |*.dat|' 'All files |*.*|')#, style = wx.OPEN)

        if FileDialogWindow.ShowModal() == wx.ID_OK:
            self.SamplesPathStr = FileDialogWindow.GetPath()
            SamplesPathDisplayStr = str(self.SamplesPathStr)

            while len(SamplesPathDisplayStr) > 40:
                SamplesPathDisplayStr = SamplesPathDisplayStr[1:]

            if len(self.SamplesPathStr) > 40:
                SamplesPathDisplayStr = '...' + SamplesPathDisplayStr

            self.SamplesPathTxt.SetLabel(SamplesPathDisplayStr)

            self.UndoBtn.Disable()
            self.PlotBtn.Disable()
            self.EnableExecute()

        FileDialogWindow.Destroy()

## Define function for filebrowsing for parameters
    def BrowseParametersFnc(self, event):
        FileDialogWindow = wx.FileDialog(None, 'Please select parameter file...', os.getcwd(), defaultFile = '', \
                                         wildcard = 'Parameter files (.par) |*.par|' 'All files |*.*|')#, style = wx.OPEN)

        if FileDialogWindow.ShowModal() == wx.ID_OK:
            self.ParametersPathStr = FileDialogWindow.GetPath()

            if self.ParametersCreated:
                self.RemoveParameters()

            self.ParametersCreated = True
            self.CreateParameters(self.ParametersPathStr)
            self.PrintParameters(self.ParametersPathStr)

            self.UndoBtn.Disable()
            self.PlotBtn.Disable()
            self.EnableExecute()

        FileDialogWindow.Destroy()

## Define function for filebrowsing for samples
    def BrowseResolutionFnc(self, event):
        FileDialogWindow = wx.FileDialog(None, 'Please select resolution info file...', os.getcwd(), defaultFile = '', \
                                         wildcard = 'Resolution files (.res) |*.res|' 'All files |*.*|')#, style = wx.OPEN)

        if FileDialogWindow.ShowModal() == wx.ID_OK:
            self.ResolutionPathStr = FileDialogWindow.GetPath()
            ResolutionPathDisplayStr = str(self.ResolutionPathStr)

            while len(ResolutionPathDisplayStr) > 40:
                ResolutionPathDisplayStr = ResolutionPathDisplayStr[1:]

            if len(self.ResolutionPathStr) > 40:
                ResolutionPathDisplayStr = '...' + ResolutionPathDisplayStr

            self.ResolutionPathTxt.SetLabel(ResolutionPathDisplayStr)

            self.UndoBtn.Disable()
            self.PlotBtn.Disable()

        FileDialogWindow.Destroy()

## Define function for filebrowsing for samples
    def BrowsePDBFnc(self, event):
        FileDialogWindow = wx.FileDialog(None, 'Please select .pdb-file...', os.getcwd(), defaultFile = '', \
                                         wildcard = 'PDB-files (.pdb) |*.pdb|' 'All files |*.*|')#, style = wx.OPEN)

        if FileDialogWindow.ShowModal() == wx.ID_OK:
            self.PDBPathStr = FileDialogWindow.GetPath()
            PDBPathDisplayStr = str(self.PDBPathStr)

            while len(PDBPathDisplayStr) > 40:
                PDBPathDisplayStr = PDBPathDisplayStr[1:]

            if len(self.PDBPathStr) > 40:
                PDBPathDisplayStr = '...' + PDBPathDisplayStr

            self.PDBPathTxt.SetLabel(PDBPathDisplayStr)

            self.UndoBtn.Disable()
            self.PlotBtn.Disable()

        FileDialogWindow.Destroy()

## Compilersetup
    def SetupCompiler(self):
        CompilerInfoFile = open(os.path.join(self.InitialDirectoryStr, 'CompilerInfo.cfg'), 'rU')
        CompilerInfo = CompilerInfoFile.readlines()
        CompilerInfoFile.close()

        for Line in CompilerInfo:
            try:
                CompilerPath = re.split(r'CompilerPath  = ', Line)[1].strip()
            except:
                pass

            try:
                Compilerflags = re.split(r'Compilerflags = ', Line)[1].strip()
            except:
                pass

        Compilerflags = re.split(" ", Compilerflags)

        return CompilerPath, Compilerflags

## Print the obtained parameters, names and values
    def CreateParameters(self, filename):
        file = open(filename, 'rU')
        self.ParametersArr = file.readlines()
        file.close()

        NumberOfParameters = len(self.ParametersArr)

        self.ParameterMinTxt = []
        self.ParameterValuesTxt = []
        self.ParameterMaxTxt = []
        self.Checkboxes = []
        self.ParameterNamesTxt = []
        self.ParameterSizer = []
        self.ParameterSpacers = []
        self.ParameterSpacersSizers = []

        for i in range(NumberOfParameters):
            self.ParameterMinTxt.append(0)
            self.ParameterValuesTxt.append(0)
            self.ParameterMaxTxt.append(0)
            self.Checkboxes.append(0)
            self.ParameterNamesTxt.append(0)
            self.ParameterSizer.append(0)
            self.ParameterSpacers.append(0)
            self.ParameterSpacersSizers.append(0)

            self.ParameterSizer[i] = wx.BoxSizer(wx.HORIZONTAL)
            self.ParameterSizer[i].AddSpacer(10)

            self.ParameterMinTxt[i] = wx.TextCtrl(self.RightPanel, -1, '', size = (70, -1), style = wx.TE_CENTRE)
            self.ParameterSizer[i].Add(self.ParameterMinTxt[i])

            self.ParameterSizer[i].AddSpacer(20)

            self.ParameterValuesTxt[i] = wx.TextCtrl(self.RightPanel, -1, '', size = (100, -1), style = wx.TE_CENTRE)
            self.ParameterSizer[i].Add(self.ParameterValuesTxt[i])

            self.ParameterSizer[i].AddSpacer(20)

            self.ParameterMaxTxt[i] = wx.TextCtrl(self.RightPanel, -1, '', size = (70, -1), style = wx.TE_CENTRE)
            self.ParameterSizer[i].Add(self.ParameterMaxTxt[i])

            self.ParameterSizer[i].AddSpacer(20)

            self.Checkboxes[i] = wx.CheckBox(self.RightPanel, -1, '', size = (30, -1))
            self.ParameterSizer[i].Add(self.Checkboxes[i])

            self.ParameterSizer[i].AddSpacer(20)

            self.ParameterNamesTxt[i] = wx.StaticText(self.RightPanel, -1, '')
            self.ParameterSizer[i].Add(self.ParameterNamesTxt[i])

            self.RightBoxSizer.Add(self.ParameterSizer[i])

            self.ParameterSpacersSizers[i] = wx.BoxSizer(wx.VERTICAL)
            self.ParameterSpacersSizers[i].AddSpacer(3)

            self.ParameterSpacers[i] = wx.BoxSizer(wx.VERTICAL)
            self.ParameterSpacers[i].Add(self.ParameterSpacersSizers[i])

        self.RightPanel.Layout()
        self.Layout()

    def PrintParameters(self, filename):
        file = open(filename, 'rU')
        self.ParametersArr = file.readlines()
        file.close()

        self.ParameterMin = []
        self.ParameterValues = []
        self.ParameterMax = []
        self.ParameterOnOff = []
        self.ParameterNames = []

        for line in self.ParametersArr:
            LineArr = re.split(r'[\s]*', line)
            self.ParameterMin.append(LineArr[0])
            self.ParameterValues.append(LineArr[1])
            self.ParameterMax.append(LineArr[2])
            self.ParameterOnOff.append(LineArr[3])
            self.ParameterNames.append(LineArr[4])

        self.OnOff = []
        NumberOfParameters = len(self.ParameterValues)

        for i in range(NumberOfParameters):
            Font = wx.Font(9, wx.DEFAULT, wx.NORMAL, wx.NORMAL)
            self.ParameterMinTxt[i].SetFont(Font)
            self.ParameterMinTxt[i].SetValue(self.ParameterMin[i])

            Font = wx.Font(11, wx.DEFAULT, wx.NORMAL, wx.NORMAL)
            self.ParameterValuesTxt[i].SetFont(Font)
            self.ParameterValuesTxt[i].SetValue(self.ParameterValues[i])

            Font = wx.Font(9, wx.DEFAULT, wx.NORMAL, wx.NORMAL)
            self.ParameterMaxTxt[i].SetFont(Font)
            self.ParameterMaxTxt[i].SetValue(self.ParameterMax[i])
            self.ParameterNamesTxt[i].SetLabel('%(#)02d: ' % {'#': i} + self.ParameterNames[i])

            if self.ParameterOnOff[i] == '1':
                self.OnOff.append(False)
            else:
                self.OnOff.append(True)

            self.Checkboxes[i].SetValue(self.OnOff[i])

    def RemoveParameters(self):
        for i in reversed(range(len(self.Checkboxes))):
            self.ParameterMinTxt[i].Destroy()
            self.ParameterValuesTxt[i].Destroy()
            self.ParameterMaxTxt[i].Destroy()
            self.Checkboxes[i].Destroy()
            self.ParameterNamesTxt[i].Destroy()
            self.RightBoxSizer.Remove(self.ParameterSizer[i])
            self.RightBoxSizer.Remove(self.ParameterSpacers[i])

## Function for copying results to appropriate directories
    def PrintResultsToCardfileDirectory(self):
        DataArr = []
        FitArr = []

        for root, dirs, files in os.walk('./'):
            for name in files:
                Filename = os.path.join(root, name)

                if os.path.splitext(Filename)[1] == '.dat':
                    ShortName = os.path.basename(Filename)

                    if ShortName[0:3] == 'fit':
                        FitArr.append(os.path.join('.data/', ShortName))

                    if ShortName[0:3] == 'dat':
                        DataArr.append(os.path.join('.data/', ShortName))

        for file in FitArr:
            try:
                shutil.copy(file, self.ResultsDirectory)
            except:
                pass

        for file in DataArr:
            try:
                shutil.copy(file, self.ResultsDirectory)
            except:
                pass

        try:
            shutil.copy(os.path.join('.data/', 'CovarianceMatrix.dat'), self.ResultsDirectory)
        except:
            pass

        try:
            shutil.copy('ParametersAfter.mcp', os.path.join(self.ResultsDirectory, 'LastFit.par'))
        except:
            pass

## Function for clearing directory of old data-files and parameter-files
    def ClearOldData(self):
        try:
            shutil.rmtree('./.data/')
        except:
            pass

    def ClearOldParameters(self):
        try:
            os.remove('ParametersBefore.mcp')
        except:
            pass

        try:
            os.remove('ParametersAfter.mcp')
        except:
            pass

## Define exit functions
    def CloseWindowFnc(self, event):
        try:
            self.ClearOldData()
        except:
            pass

        try:
            self.ClearOldParameters()
        except:
            pass

        try:
            pylab.close()
        except:
            pass

        sys.exit(0)

class WaitingDialog(wx.Dialog):
    def __init__(self, Message, Title, Process):
        wx.Dialog.__init__(self, None, -1, Title, size=(300, 80))
        self.CenterOnScreen(wx.BOTH)

        self.RunningProcess = Process

        Infotext = wx.StaticText(self, -1, Message)
        CancelButton = wx.Button(self, wx.ID_CANCEL, "Abort")

        BoxSizer = wx.BoxSizer(wx.VERTICAL)
        BoxSizer.Add(Infotext, 1, wx.ALIGN_CENTER|wx.TOP, 10)
        BoxSizer.Add(CancelButton, 1, wx.ALIGN_CENTER|wx.BOTTOM, 10)

        self.Bind(wx.EVT_CLOSE, self.OnClose)
        self.SetSizer(BoxSizer)

        self.Timer = wx.Timer(self)
        self.Timer.Start(1000)
        self.Bind(wx.EVT_TIMER, self.OnTimer, self.Timer)

    def OnTimer(self, event):
        if self.RunningProcess.poll() == 0:
            if self.IsModal():
                self.EndModal(wx.ID_OK)

            self.Destroy()

    def OnCancel(self):
        self.EndModal(wx.ID_CANCEL)
        self.Destroy()

    def OnClose(self, event):
        self.EndModal(wx.ID_CANCEL)
        self.Destroy()

## Read data files
def GetData(filename):
    file = open(filename, 'rU')
    data = file.readlines()
    file.close()

    DataStrArr = []

    for line in data:
        DataStrArr.append(line)

    FileExtensionStr = os.path.splitext(filename)[1]
    LineWithNumberOfDatapoint = DataStrArr[1]
    NumberOfDatapoints = int(re.split('=', LineWithNumberOfDatapoint)[1])

    xDataStr = []
    yDataStr = []
    wDataStr = []

    xDataFlt = []
    yDataFlt = []
    wDataFlt = []

    Contrast = float(re.split(r'=', DataStrArr[2])[1])

    for i in range(NumberOfDatapoints):
        xDataStr.append(0)
        yDataStr.append(0)
        wDataStr.append(0)

    for i in range(3, NumberOfDatapoints + 3):
        xDataStr[i - 3] = re.split(r'[\s]*', DataStrArr[i])[1]
        yDataStr[i - 3] = re.split(r'[\s]*', DataStrArr[i])[2]
        wDataStr[i - 3] = re.split(r'[\s]*', DataStrArr[i])[3]

    for item in xDataStr:
        xDataFlt.append(float(item))

    for item in yDataStr:
        yDataFlt.append(float(item))

    for item in wDataStr:
        wDataFlt.append(float(item))

    return xDataFlt, yDataFlt, wDataFlt, Contrast

def GetChisquare():
    file = open(os.path.join('./.data', 'ReturnMessage.mcp'), 'rU')
    Chisquare = file.readlines()[0]
    file.close()

    return Chisquare

def GetReturnMessage():
    file = open(os.path.join('./.data', 'ReturnMessage.mcp'), 'rU')
    ReturnMessage = file.readline()
    file.close()

    return ReturnMessage

## Functions for looking up plot colors
def FormatFnc(i):
    if i <= 100 and i > 80:
        return 'g.'
    elif i <= 80 and i > 60:
        return 'c.'
    elif i <= 60 and i > 40:
        return 'b.'
    elif i <= 40 and i > 20:
        return 'm.'
    elif i <= 20 and i >= 0:
        return 'y.'
    else:
        return 'r.'

## Boilerplate code linking program and widgets
if __name__ == '__main__':
    App = wx.App()
    Frame = MainCls(parent = None, id = -1)

    IconPath = os.path.join(os.path.abspath(os.path.dirname(sys.argv[0])), 'WillItFit.png')
    Icon = wx.EmptyIcon()
    Icon.CopyFromBitmap(wx.Bitmap(IconPath, wx.BITMAP_TYPE_ANY))
    Frame.SetIcon(Icon)

    Frame.Show()
    App.MainLoop()
